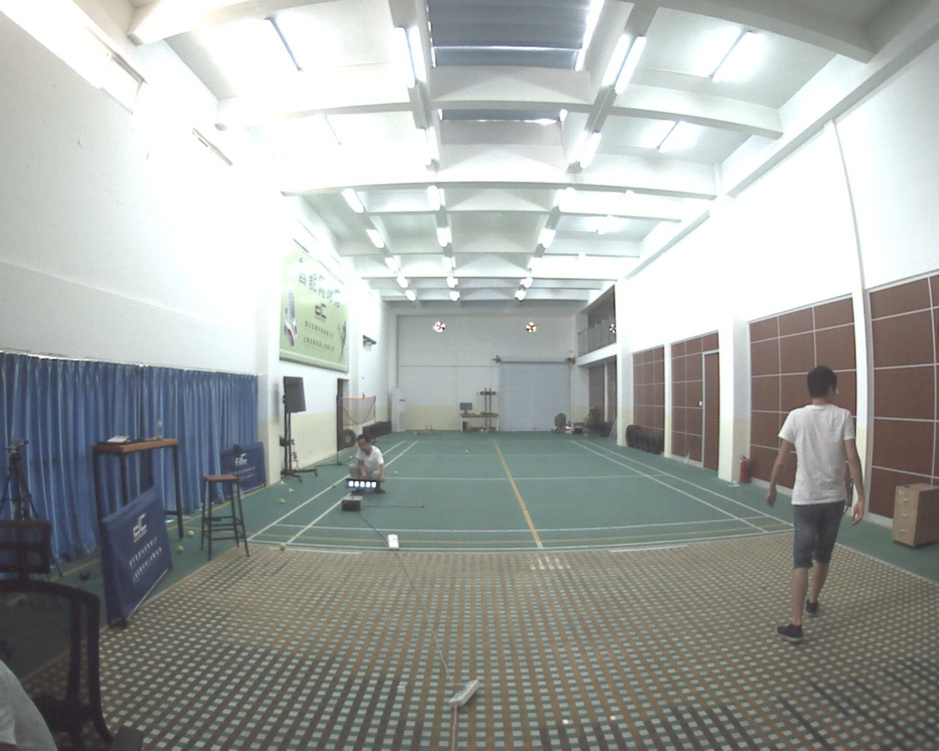
//> input picture opencv_test/000016.jpg, 939 x 751 px, shrunk from 1280 x 1024 before the run
$ ./watersh ../000016.jpg   (built with g++ and OpenCV 4)
//> lines starting //> are read from the running program, lines starting //| are printed output that depends on the picture; after the words box and inside, x2 and y2 are one past the last pixel; in counts of white or black regions, pixels touching at a corner belong together
#include <opencv2/opencv.hpp>
int main(int argc,char* argv[])
{
	cv::Mat img = cv::imread(argv[1]);
//> img is the input picture: 751 rows x 939 cols, CV_8UC3; mean B, G, R 163.1, 166, 162.1
	cv::Mat gray, blur;
//	std::vector<cv::Vec4i> h;
	std::vector<std::vector<cv::Point2i> > contours;

	std::vector<cv::Mat> mat_vec;
	cv::cvtColor(img, gray, CV_BGR2GRAY);
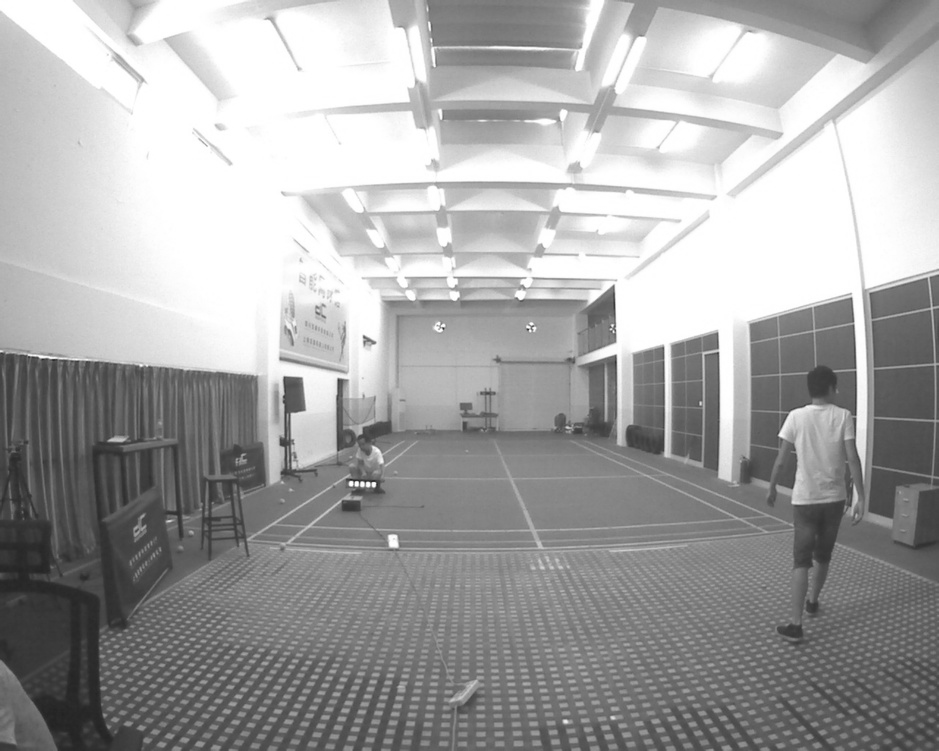
//> gray: 751 rows x 939 cols, CV_8UC1; min 34, max 255, mean 164.5
	cv::GaussianBlur(gray, blur, cv::Size(3,3), 0);
	cv::Canny(blur, blur, 80, 120);
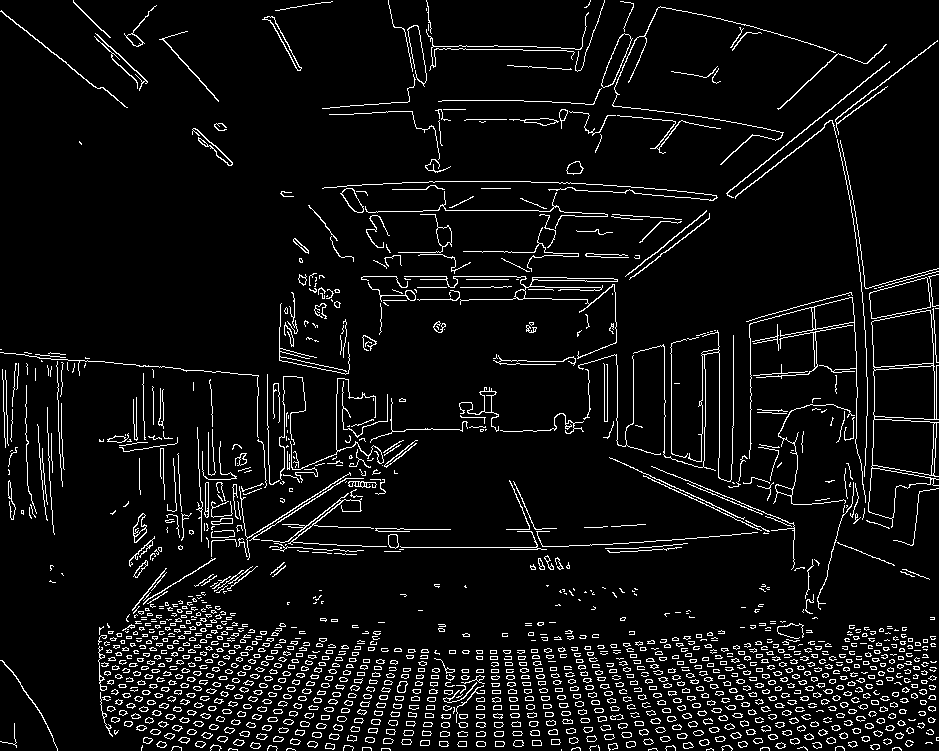
//> blur: 751 rows x 939 cols, CV_8UC1; 6.5% white in thin lines or dots
//	cv::imshow("blur", blur);
//	cv::waitKey(0);
	cv::findContours(blur, contours, CV_RETR_TREE, CV_CHAIN_APPROX_SIMPLE);
//> contours = 2163 contours, 1316 with area under 20; largest, box (x1, y1, x2, y2) and area: (868, 310, 939, 528) 10777, (873, 365, 935, 420) 3007, (872, 419, 935, 476) 2974, (871, 310, 934, 368) 2972, (869, 277, 931, 319) 1674
//	merkers.resize(blur.rows*blur.cols, cv::Scalar(0,0,0));
//	merkers.reshape(CV_32S);
//	cv::Mat merkers(blur.size(), CV_32S, cv::Scalar(0));
	cv::Mat marks(img.size(),CV_32S);   //Opencv分水岭第二个矩阵参数
	marks=cv::Scalar::all(0);
	for(int i=0;i<contours.size();i++)
	{
		cv::drawContours(marks, contours, i, cv::Scalar::all(100+i+1));
	}
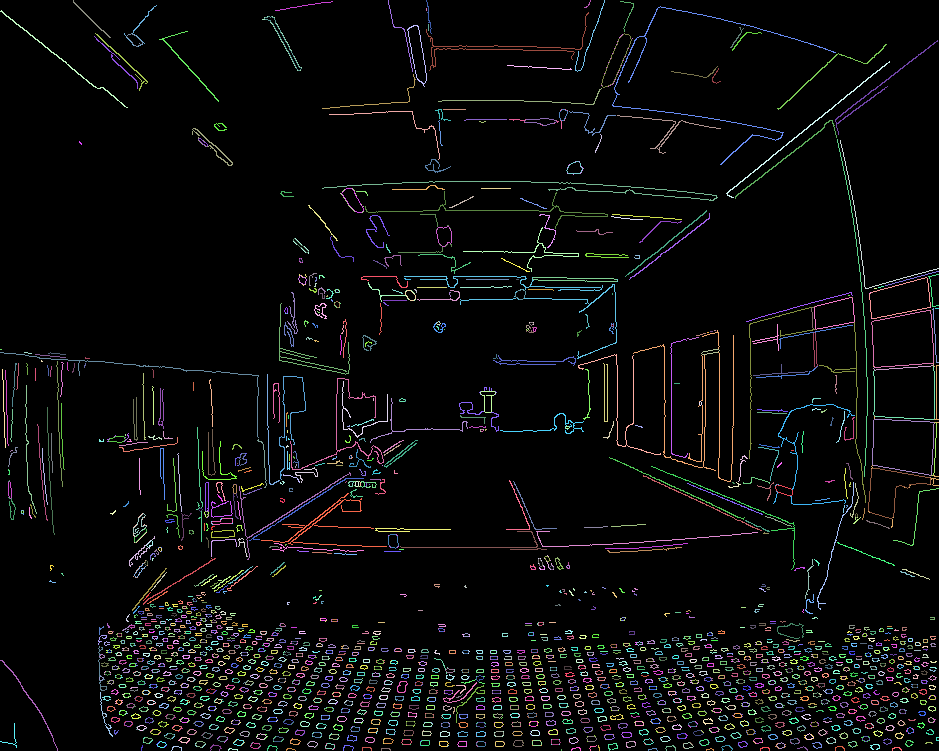
//> marks: 751 rows x 939 cols, CV_32SC1; 2164 distinct labels, from 0 to 2263; one colour per label, 0 black
	cv::watershed(img, marks);
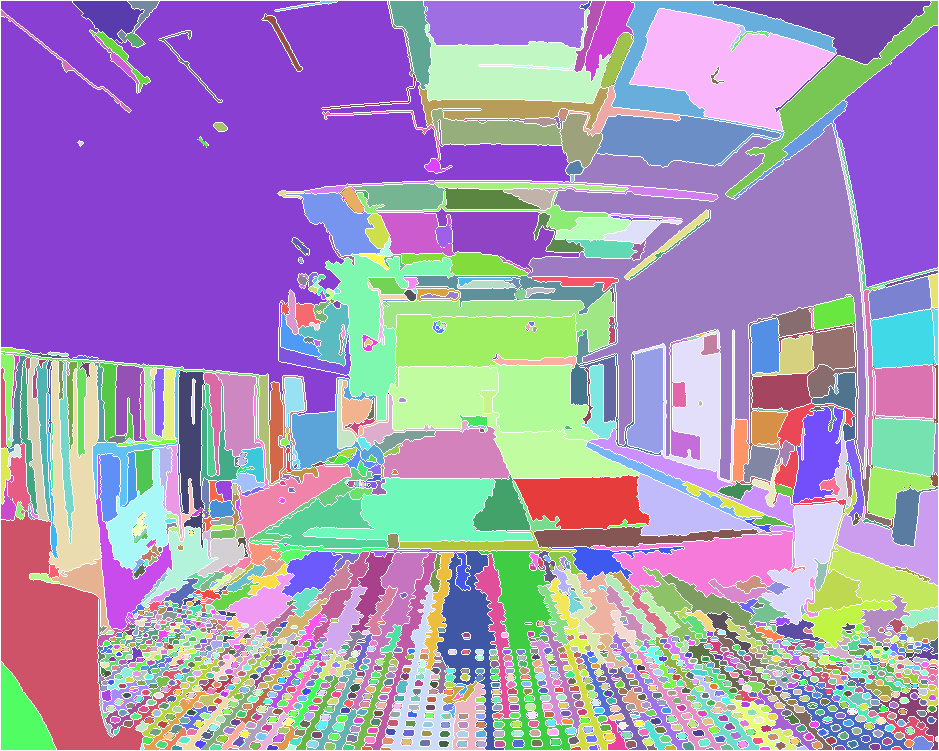
//> marks: 751 rows x 939 cols, CV_32SC1; 2165 distinct labels, from -1 to 2263; one colour per label, 0 black, -1 white

	cv::Mat temp;
	cv::convertScaleAbs(marks, temp);
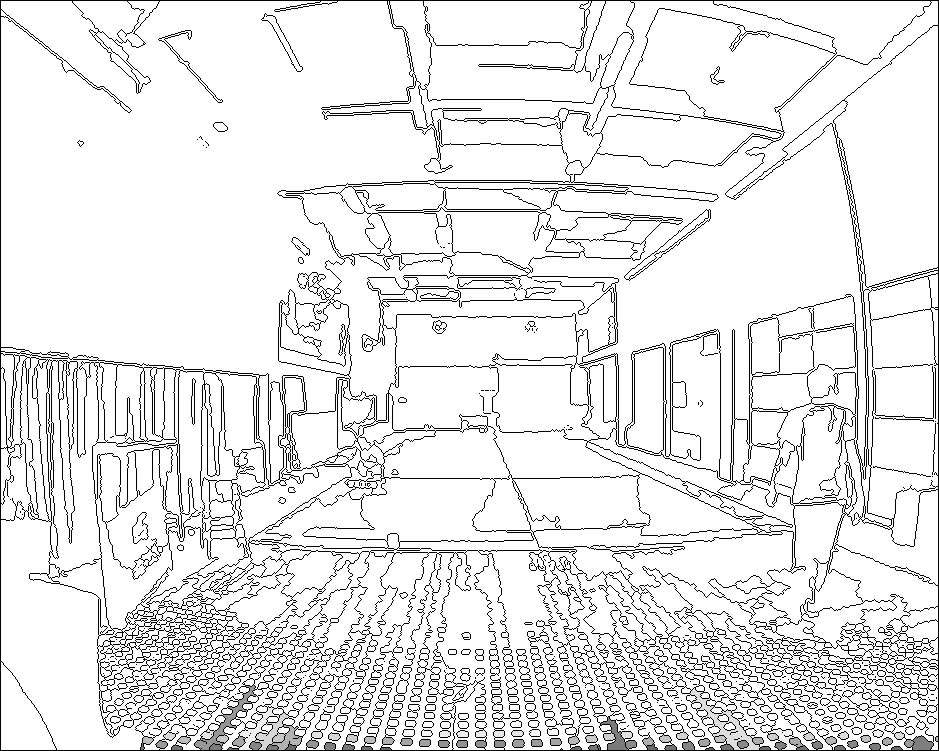
//> temp: 751 rows x 939 cols, CV_8UC1; min 0, max 255, mean 231.5
	cv::imshow("watershed", temp);
	cv::waitKey(0);
	return 0;
}

$ run again, on opencv_test/000736.jpg
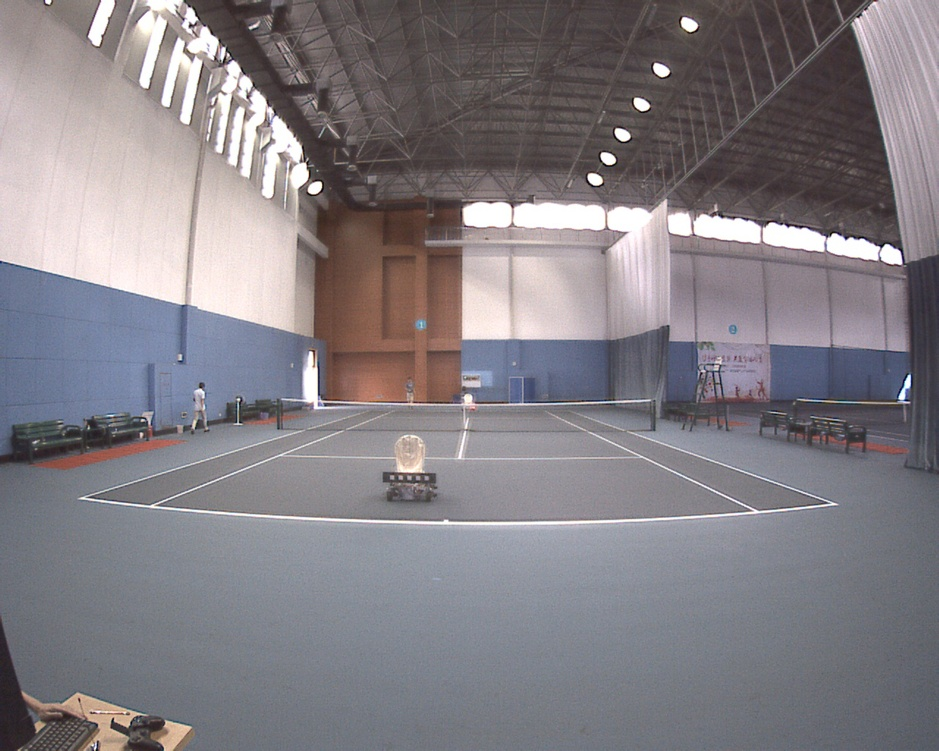
//> input picture opencv_test/000736.jpg, 939 x 751 px, shrunk from 1280 x 1024 before the run
//> img is the input picture: 751 rows x 939 cols, CV_8UC3; mean B, G, R 131.7, 126.2, 130.8
//> `cv::Canny(blur, blur, 80, 120);`:
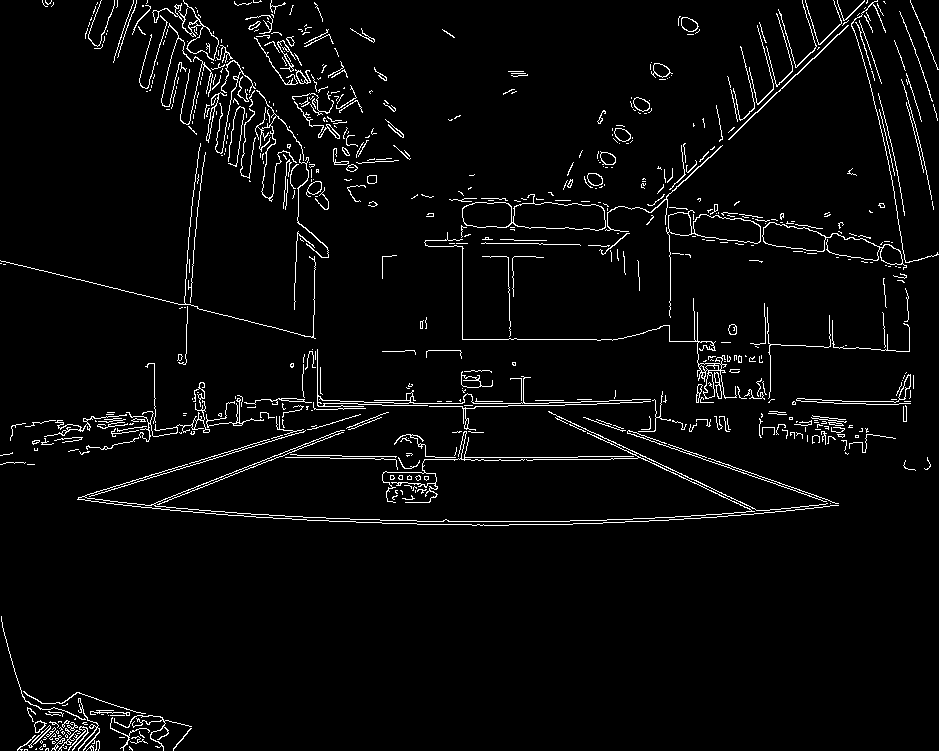
//> blur: 751 rows x 939 cols, CV_8UC1; 3.6% white in thin lines or dots
//> contours = 778 contours, 669 with area under 20; largest, box (x1, y1, x2, y2) and area: (462, 194, 606, 231) 3282, (513, 202, 606, 231) 2148, (666, 210, 761, 318) 1864, (762, 222, 907, 270) 1612, (693, 214, 761, 244) 1378
//> `cv::convertScaleAbs(marks, temp);`:
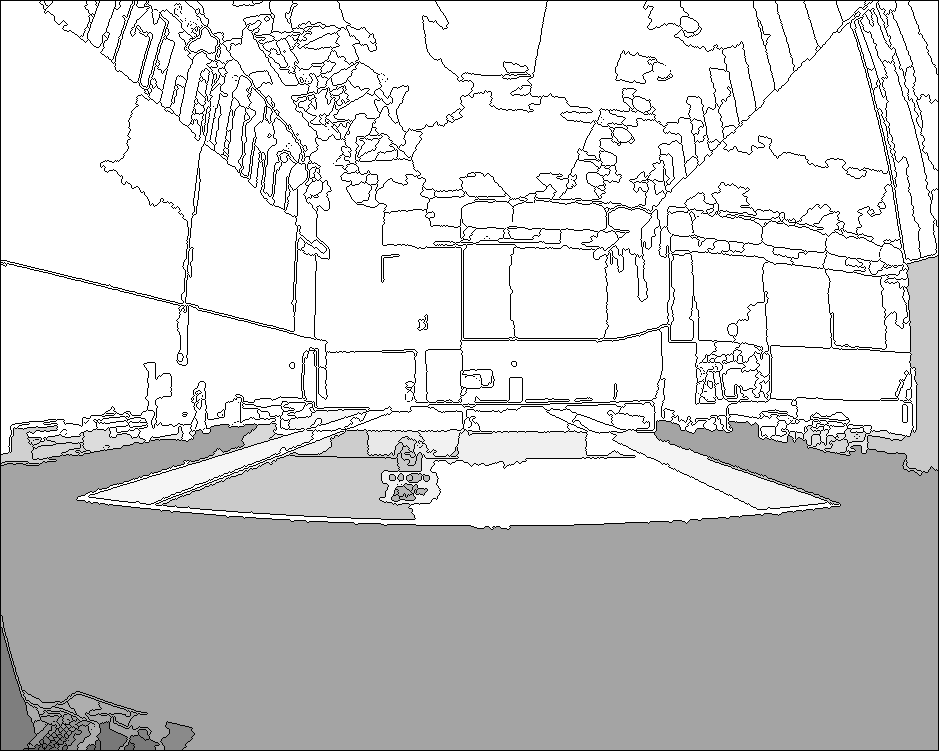
//> temp: 751 rows x 939 cols, CV_8UC1; min 0, max 255, mean 209.4
